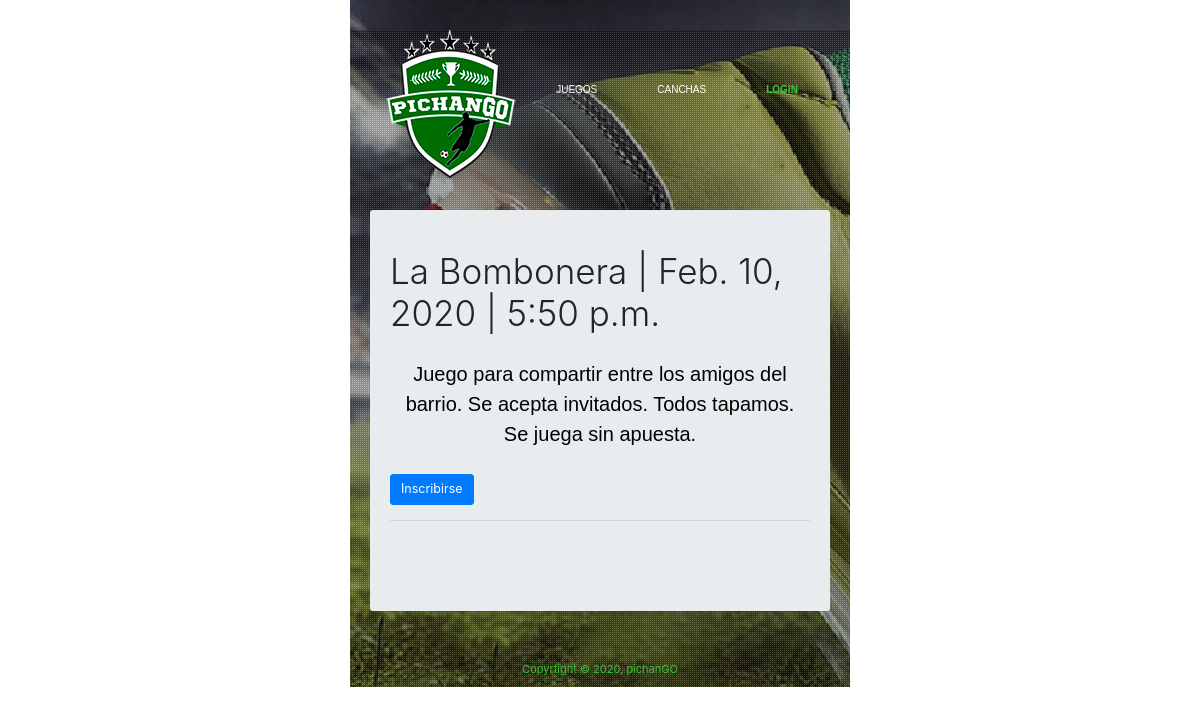
/listajuegos/1, run on the app's committed database.
### jobs/models.py (models this page shows)
class Juego(models.Model):
    STATUS = (
    ('Activo','Activo'),
    ('Realizado','Realizado'),
    ('Cancelado','Cancelado'),
    )
    estado=models.CharField(max_length=100,choices= STATUS)
    fecha=models.DateField()
    hora=models.TimeField()
    cancha=models.ForeignKey(Cancha,on_delete=models.CASCADE)
    jugador=models.ManyToManyField(Jugador)
    descripcion=models.TextField(null=True)

class Cancha(models.Model):
    DISTRIT = (
    ('Comas','Comas'),
    ('Los Olivos','Los Olivos'),
    ('San Martín de Porres','San Martín de Porres'),
    )
    nombre=models.CharField(max_length=50)
    direccion=models.CharField(max_length=200)
    distrito=models.CharField(max_length=100,choices= DISTRIT)
    telefono=models.CharField(max_length=20,name='Teléfono')
    ubicacion=models.CharField(max_length=100,name='Ubicación')
    costoHora=models.DecimalField(decimal_places=2,max_digits=6,name='Costo por hora')
    jugadoresMaximos=models.IntegerField(name='Jugadores por equipo')
    def  __str__(self):
        return self.nombre

### jobs/views.py (the view)
# urls.py: path('listajuegos/<int:juego_id>', views.detail,name='detail'),
def detail(request,juego_id):
    listacanchas= Cancha.objects
    juego_detail = get_object_or_404(Juego,pk=juego_id)
    context = {'data':juego_detail}
    return render(request,'juego.html', context)

### jobs/templates/juego.html (shortened to what this page needs)
{% load static %}
<!DOCTYPE html>
<html lang="en">
<head>
    <link rel="stylesheet" href="{% static "./reset.css" %}" >
    <link rel="stylesheet" href="https://stackpath.bootstrapcdn.com/bootstrap/4.3.1/css/bootstrap.min.css">
    <link rel="stylesheet" href="{% static "./styles.css" %}" >
</head>
<body>
    <div class="wrapper">
    <div class="w3_baner">
        <header class ="header">
            <figure>
               <a href="/"><img src="{% static "./Images/logosmall.png" %}" alt="logo"></a>
            </figure>
            <nav class="nav-main">
                <ul>
                    <li><a href="./">JUEGOS</a></li>
                    <li><a href="./">CANCHAS</a></li>
                    <li><a class="active" href="login.html">LOGIN</a></li>
                </ul>
            </nav>
        </header>
        <main class= "main">
                    <div class="jumbotron">
                        <h3 class="display-4">{{ data.cancha}} | {{ data.fecha}} | {{data.hora}}</h3>
                        <p class="lead">{{ data.descripcion}}</p>
                        <a class="btn btn-primary btn-lg" href="{% url 'register' %}" role="button">Inscribirse</a>
                        <hr class="my-4">
                        <p></p>
                    </div>
        </main>
        <footer class="footer">
            <p>Copyrtight &copy; 2020, pichanGO  </p>
        </footer>
    </div>
    </div>
</body>
</html>

### static/css/styles.css (style rules this page uses)
* { box-sizing: border-box; }
*, *:before, *:after { box-sizing: inherit; }
html { font-size: 62.5%; }
main { font-size: 1.3rem; }
a { text-decoration: none; color: #fff; }
p { font-size: 1.2rem; line-height: 1.5; margin: 1.5rem 0; color: #fff; }
.wrapper { width: 500px; margin: 0 auto; background: url('/static/images/Ballkick\ Official.jpg'); min-height: 60rem; overflow: hidden; }
.w3_baner { background: url('/static/images/dott.png'); background-size: 2px; -webkit-background-size: 2px; -moz-background-size: 2px; -o-background-size: 2px; -ms-background-size: 2px; }
.header { margin-top:30px; display: flex; justify-content: center; align-items: center; padding: 20px; height: 80px; font-family: Helvetica; }
.header ul { display: flex; }
.header li { margin-left: 20px; }
.header img { margin-top: 4rem; margin-left: 2rem; }
.nav-main { width: 100%; height: 80px; line-height: 80px; }
nav ul { float: right; margin: 0; margin-right: 1.9rem; }
nav ul li { list-style-type: none; display: inline-block; }
nav ul li a { text-decoration: none; color:white; padding: 20px; }
nav ul li a.active { color : limegreen; font-weight: bolder; }
main { margin-top: 40px; padding: 20px; }
.main p { font-size: 2rem; text-align: center; font-family: Helvetica; font-style: bold; padding: 10px; }
.main .jumbotron p { color: black; }
.footer { display: flex; align-items: center; justify-content: center; padding: 10px 20px; }
.footer p { font-size: 1.1rem; margin: 0; color: limegreen; }

### data on the page
Juego: cancha "La Bombonera", fecha "Feb. 10, 2020", hora "5:50 p.m.", descripcion "Juego para compartir entre los amigos del barrio. Se acepta invitados. Todos tapamos. Se juega sin apuesta."
